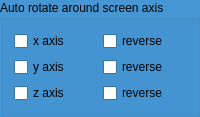
        <widget class="QGroupBox" name="groupBox_21">
         <property name="palette">
          <palette>
           <active>
            <colorrole role="WindowText">
             <brush brushstyle="SolidPattern">
              <color alpha="255">
               <red>0</red>
               <green>0</green>
               <blue>0</blue>
              </color>
             </brush>
            </colorrole>
            <colorrole role="Button">
             <brush brushstyle="SolidPattern">
              <color alpha="255">
               <red>69</red>
               <green>150</green>
               <blue>211</blue>
              </color>
             </brush>
            </colorrole>
            <colorrole role="Light">
             <brush brushstyle="SolidPattern">
              <color alpha="255">
               <red>145</red>
               <green>208</green>
               <blue>255</blue>
              </color>
             </brush>
            </colorrole>
            <colorrole role="Midlight">
             <brush brushstyle="SolidPattern">
              <color alpha="255">
               <red>107</red>
               <green>179</green>
               <blue>233</blue>
              </color>
             </brush>
            </colorrole>
            <colorrole role="Dark">
             <brush brushstyle="SolidPattern">
              <color alpha="255">
               <red>34</red>
               <green>75</green>
               <blue>105</blue>
              </color>
             </brush>
            </colorrole>
            <colorrole role="Mid">
             <brush brushstyle="SolidPattern">
              <color alpha="255">
               <red>46</red>
               <green>100</green>
               <blue>141</blue>
              </color>
             </brush>
            </colorrole>
            <colorrole role="Text">
             <brush brushstyle="SolidPattern">
              <color alpha="255">
               <red>0</red>
               <green>0</green>
               <blue>0</blue>
              </color>
             </brush>
            </colorrole>
            <colorrole role="BrightText">
             <brush brushstyle="SolidPattern">
              <color alpha="255">
               <red>255</red>
               <green>255</green>
               <blue>255</blue>
              </color>
             </brush>
            </colorrole>
            <colorrole role="ButtonText">
             <brush brushstyle="SolidPattern">
              <color alpha="255">
               <red>0</red>
               <green>0</green>
               <blue>0</blue>
              </color>
             </brush>
            </colorrole>
            <colorrole role="Base">
             <brush brushstyle="SolidPattern">
              <color alpha="255">
               <red>255</red>
               <green>255</green>
               <blue>255</blue>
              </color>
             </brush>
            </colorrole>
            <colorrole role="Window">
             <brush brushstyle="SolidPattern">
              <color alpha="255">
               <red>69</red>
               <green>150</green>
               <blue>211</blue>
              </color>
             </brush>
            </colorrole>
            <colorrole role="Shadow">
             <brush brushstyle="SolidPattern">
              <color alpha="255">
               <red>0</red>
               <green>0</green>
               <blue>0</blue>
              </color>
             </brush>
            </colorrole>
            <colorrole role="AlternateBase">
             <brush brushstyle="SolidPattern">
              <color alpha="255">
               <red>162</red>
               <green>202</green>
               <blue>233</blue>
              </color>
             </brush>
            </colorrole>
            <colorrole role="ToolTipBase">
             <brush brushstyle="SolidPattern">
              <color alpha="255">
               <red>255</red>
               <green>255</green>
               <blue>220</blue>
              </color>
             </brush>
            </colorrole>
            <colorrole role="ToolTipText">
             <brush brushstyle="SolidPattern">
              <color alpha="255">
               <red>0</red>
               <green>0</green>
               <blue>0</blue>
              </color>
             </brush>
            </colorrole>
           </active>
           <inactive>
            <colorrole role="WindowText">
             <brush brushstyle="SolidPattern">
              <color alpha="255">
               <red>0</red>
               <green>0</green>
               <blue>0</blue>
              </color>
             </brush>
            </colorrole>
            <colorrole role="Button">
             <brush brushstyle="SolidPattern">
              <color alpha="255">
               <red>69</red>
               <green>150</green>
               <blue>211</blue>
              </color>
             </brush>
            </colorrole>
            <colorrole role="Light">
             <brush brushstyle="SolidPattern">
              <color alpha="255">
               <red>145</red>
               <green>208</green>
               <blue>255</blue>
              </color>
             </brush>
            </colorrole>
            <colorrole role="Midlight">
             <brush brushstyle="SolidPattern">
              <color alpha="255">
               <red>107</red>
               <green>179</green>
               <blue>233</blue>
              </color>
             </brush>
            </colorrole>
            <colorrole role="Dark">
             <brush brushstyle="SolidPattern">
              <color alpha="255">
               <red>34</red>
               <green>75</green>
               <blue>105</blue>
              </color>
             </brush>
            </colorrole>
            <colorrole role="Mid">
             <brush brushstyle="SolidPattern">
              <color alpha="255">
               <red>46</red>
               <green>100</green>
               <blue>141</blue>
              </color>
             </brush>
            </colorrole>
            <colorrole role="Text">
             <brush brushstyle="SolidPattern">
              <color alpha="255">
               <red>0</red>
               <green>0</green>
               <blue>0</blue>
              </color>
             </brush>
            </colorrole>
            <colorrole role="BrightText">
             <brush brushstyle="SolidPattern">
              <color alpha="255">
               <red>255</red>
               <green>255</green>
               <blue>255</blue>
              </color>
             </brush>
            </colorrole>
            <colorrole role="ButtonText">
             <brush brushstyle="SolidPattern">
              <color alpha="255">
               <red>0</red>
               <green>0</green>
               <blue>0</blue>
              </color>
             </brush>
            </colorrole>
            <colorrole role="Base">
             <brush brushstyle="SolidPattern">
              <color alpha="255">
               <red>255</red>
               <green>255</green>
               <blue>255</blue>
              </color>
             </brush>
            </colorrole>
            <colorrole role="Window">
             <brush brushstyle="SolidPattern">
              <color alpha="255">
               <red>69</red>
               <green>150</green>
               <blue>211</blue>
              </color>
             </brush>
            </colorrole>
            <colorrole role="Shadow">
             <brush brushstyle="SolidPattern">
              <color alpha="255">
               <red>0</red>
               <green>0</green>
               <blue>0</blue>
              </color>
             </brush>
            </colorrole>
            <colorrole role="AlternateBase">
             <brush brushstyle="SolidPattern">
              <color alpha="255">
               <red>162</red>
               <green>202</green>
               <blue>233</blue>
              </color>
             </brush>
            </colorrole>
            <colorrole role="ToolTipBase">
             <brush brushstyle="SolidPattern">
              <color alpha="255">
               <red>255</red>
               <green>255</green>
               <blue>220</blue>
              </color>
             </brush>
            </colorrole>
            <colorrole role="ToolTipText">
             <brush brushstyle="SolidPattern">
              <color alpha="255">
               <red>0</red>
               <green>0</green>
               <blue>0</blue>
              </color>
             </brush>
            </colorrole>
           </inactive>
           <disabled>
            <colorrole role="WindowText">
             <brush brushstyle="SolidPattern">
              <color alpha="255">
               <red>34</red>
               <green>75</green>
               <blue>105</blue>
              </color>
             </brush>
            </colorrole>
            <colorrole role="Button">
             <brush brushstyle="SolidPattern">
              <color alpha="255">
               <red>69</red>
               <green>150</green>
               <blue>211</blue>
              </color>
             </brush>
            </colorrole>
            <colorrole role="Light">
             <brush brushstyle="SolidPattern">
              <color alpha="255">
               <red>145</red>
               <green>208</green>
               <blue>255</blue>
              </color>
             </brush>
            </colorrole>
            <colorrole role="Midlight">
             <brush brushstyle="SolidPattern">
              <color alpha="255">
               <red>107</red>
               <green>179</green>
               <blue>233</blue>
              </color>
             </brush>
            </colorrole>
            <colorrole role="Dark">
             <brush brushstyle="SolidPattern">
              <color alpha="255">
               <red>34</red>
               <green>75</green>
               <blue>105</blue>
              </color>
             </brush>
            </colorrole>
            <colorrole role="Mid">
             <brush brushstyle="SolidPattern">
              <color alpha="255">
               <red>46</red>
               <green>100</green>
               <blue>141</blue>
              </color>
             </brush>
            </colorrole>
            <colorrole role="Text">
             <brush brushstyle="SolidPattern">
              <color alpha="255">
               <red>34</red>
               <green>75</green>
               <blue>105</blue>
              </color>
             </brush>
            </colorrole>
            <colorrole role="BrightText">
             <brush brushstyle="SolidPattern">
              <color alpha="255">
               <red>255</red>
               <green>255</green>
               <blue>255</blue>
              </color>
             </brush>
            </colorrole>
            <colorrole role="ButtonText">
             <brush brushstyle="SolidPattern">
              <color alpha="255">
               <red>34</red>
               <green>75</green>
               <blue>105</blue>
              </color>
             </brush>
            </colorrole>
            <colorrole role="Base">
             <brush brushstyle="SolidPattern">
              <color alpha="255">
               <red>69</red>
               <green>150</green>
               <blue>211</blue>
              </color>
             </brush>
            </colorrole>
            <colorrole role="Window">
             <brush brushstyle="SolidPattern">
              <color alpha="255">
               <red>69</red>
               <green>150</green>
               <blue>211</blue>
              </color>
             </brush>
            </colorrole>
            <colorrole role="Shadow">
             <brush brushstyle="SolidPattern">
              <color alpha="255">
               <red>0</red>
               <green>0</green>
               <blue>0</blue>
              </color>
             </brush>
            </colorrole>
            <colorrole role="AlternateBase">
             <brush brushstyle="SolidPattern">
              <color alpha="255">
               <red>69</red>
               <green>150</green>
               <blue>211</blue>
              </color>
             </brush>
            </colorrole>
            <colorrole role="ToolTipBase">
             <brush brushstyle="SolidPattern">
              <color alpha="255">
               <red>255</red>
               <green>255</green>
               <blue>220</blue>
              </color>
             </brush>
            </colorrole>
            <colorrole role="ToolTipText">
             <brush brushstyle="SolidPattern">
              <color alpha="255">
               <red>0</red>
               <green>0</green>
               <blue>0</blue>
              </color>
             </brush>
            </colorrole>
           </disabled>
          </palette>
         </property>
         <property name="title">
          <string>Auto rotate around screen axis</string>
         </property>
         <layout class="QGridLayout" name="gridLayout_34">
          <item row="0" column="0">
           <widget class="QCheckBox" name="xsrotate">
            <property name="toolTip">
             <string>activate auto rotation around x screen axis</string>
            </property>
            <property name="text">
             <string>x axis</string>
            </property>
           </widget>
          </item>
          <item row="0" column="1">
           <widget class="QCheckBox" name="xsreverse">
            <property name="toolTip">
             <string>clockwise or anti-clockwise rotation</string>
            </property>
            <property name="text">
             <string>reverse</string>
            </property>
           </widget>
          </item>
          <item row="1" column="0">
           <widget class="QCheckBox" name="ysrotate">
            <property name="toolTip">
             <string>activate auto rotation around y screen axis</string>
            </property>
            <property name="text">
             <string>y axis</string>
            </property>
           </widget>
          </item>
          <item row="1" column="1">
           <widget class="QCheckBox" name="ysreverse">
            <property name="toolTip">
             <string>clockwise or anti-clockwise rotation</string>
            </property>
            <property name="text">
             <string>reverse</string>
            </property>
           </widget>
          </item>
          <item row="2" column="0">
           <widget class="QCheckBox" name="zsrotate">
            <property name="toolTip">
             <string>activate auto rotation around z screen axis</string>
            </property>
            <property name="text">
             <string>z axis</string>
            </property>
           </widget>
          </item>
          <item row="2" column="1">
           <widget class="QCheckBox" name="zsreverse">
            <property name="toolTip">
             <string>clockwise or anti-clockwise rotation</string>
            </property>
            <property name="text">
             <string>reverse</string>
            </property>
           </widget>
          </item>
         </layout>
        </widget>
